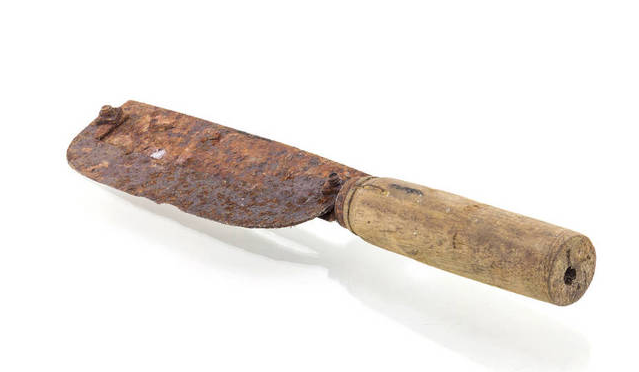
#> input picture image.png, 639 x 372 px
$ python 'byjc边缘检测.py'
#> lines starting #> are read from the running program, lines starting #| are printed output that depends on the picture; after the words box and inside, x2 and y2 are one past the last pixel; in counts of white or black regions, pixels touching at a corner belong together
import cv2

# 定义回调函数
def on_trackbar(val):
    global thresh_value
    thresh_value = val
    edges = cv2.Canny(gray, thresh_value, thresh_value * 2)  # 使用 Canny 边缘检测算法检测边缘
    contours, hierarchy = cv2.findContours(edges, cv2.RETR_EXTERNAL, cv2.CHAIN_APPROX_SIMPLE)  # 使用轮廓检测算法检测轮廓
    img_contours = img.copy()  # 复制原图像
    # 二值化
    ret, binary = cv2.threshold(gray, thresh_value, 255, cv2.THRESH_BINARY)
    #显示
    cv2.imshow("binary", binary)
    # 轮廓检测

    for contour in contours:
        area = cv2.contourArea(contour)  # 计算轮廓面积
        if area < 100:  # 如果轮廓面积小于 50，则忽略该轮廓
            continue
        cv2.drawContours(img_contours, [contour], -1, (0, 255, 0), 2)  # 在图像上绘制轮廓
        M = cv2.moments(contour)  # 计算轮廓的矩
        cx = int(M['m10'] / M['m00'])  # 计算轮廓的中心点 x 坐标
        cy = int(M['m01'] / M['m00'])  # 计算轮廓的中心点 y 坐标
        cv2.circle(img_contours, (cx, cy), 5, (255, 0, 0), -1)  # 在中心点处绘制一个蓝色圆圈
        print(cx, cy)  # 输出中心点坐标

    cv2.imshow('Contours', img_contours)  # 在窗口中显示绘制好轮廓的图像
    cv2.imshow('edges', edges)  # 在窗口中显示绘制好轮廓的图像

# 加载图像
img = cv2.imread('image.png')
#> img is the input picture: shape (372, 639, 3); mean B, G, R 225.8, 230.2, 235.7

# 将图像转换为灰度图像
gray = cv2.cvtColor(img, cv2.COLOR_BGR2GRAY)
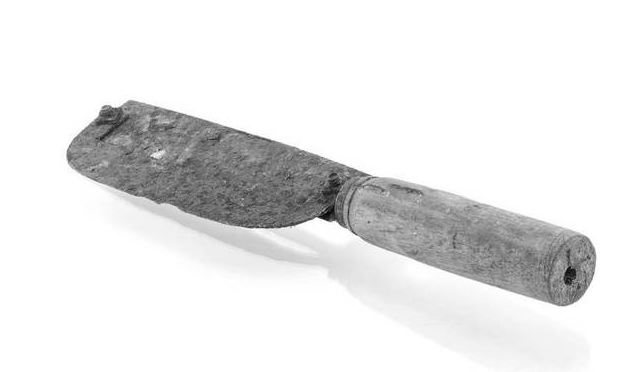
#> gray: shape (372, 639); min 2, max 255, mean 231.4

# 创建窗口和滑动条
cv2.namedWindow('Threshold Adjust')
cv2.createTrackbar('Threshold', 'Threshold Adjust', 100, 255, on_trackbar)

# 初始化阈值
thresh_value = 100

# 显示图像和窗口
cv2.imshow('Image', img)
cv2.imshow('Threshold Adjust', gray)
cv2.waitKey(0)
#> in on_trackbar, `edges = cv2.Canny(gray, thresh_value, thresh_value * 2)`:
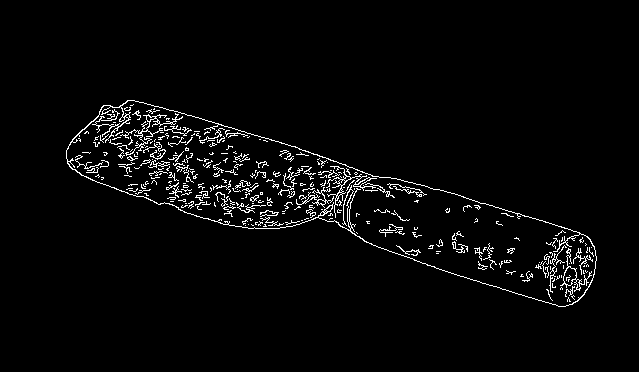
#> edges: shape (372, 639); 3.1% white in thin lines or dots, all inside (x1, y1, x2, y2) = (66, 100, 597, 307)
#> in on_trackbar, `contours, hierarchy = cv2.findContours(edges, cv2.RETR_EXTERNAL, cv2.C..`: contours = 1 contour; box (x1, y1, x2, y2) and area: (66, 100, 597, 307) 41548
#> in on_trackbar, `ret, binary = cv2.threshold(gray, thresh_value, 255, cv2.THRESH_BINARY)`:
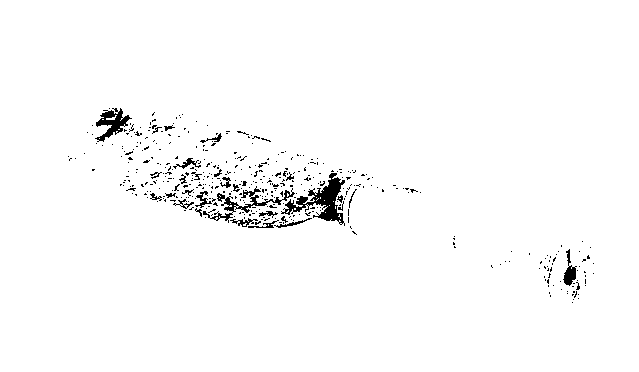
#> binary: shape (372, 639); 98% white; 430 black regions (401 under 20 px), largest, box (x1, y1, x2, y2) and area: (281, 173, 345, 226) 1093, (203, 186, 295, 223) 601, (95, 108, 132, 142) 519
#> in on_trackbar, `ret, binary = cv2.threshold(gray, thresh_value, 255, cv2.THRESH_BINARY)`: ret = 100
#> the loop in on_trackbar, `for contour in contours:` made 1 pass
#> (area, cx, cy) on pass 1: (41548, 325, 199)
#| 325 199
#> after the loop in on_trackbar, `for contour in contours:`:
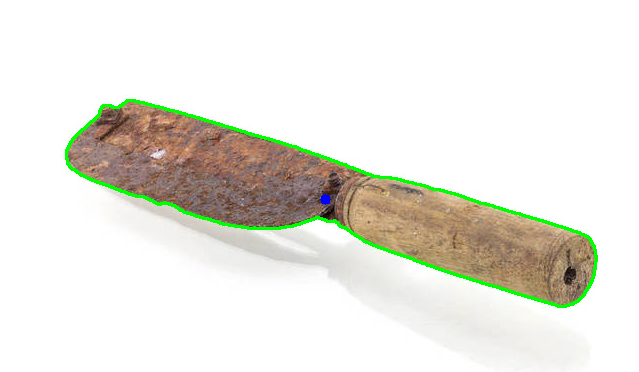
#> img_contours: shape (372, 639, 3); 1.77% of pixels changed, all inside (x1, y1, x2, y2) = (65, 99, 598, 308)
cv2.destroyAllWindows()
